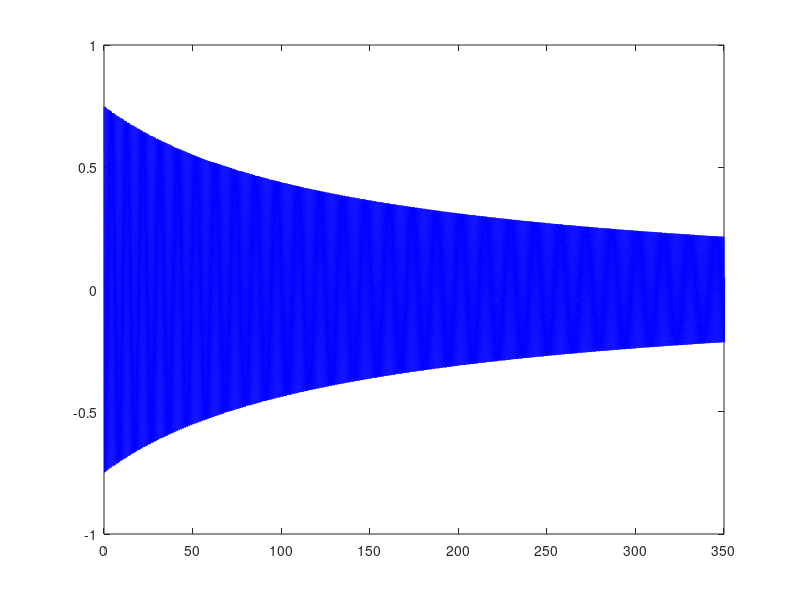

This chart was generated by the following MATLAB code:
function one_clock()

x0 = [0.75;0];
l = 0.34;
g = 9.8;
period = sqrt(l/g);

[T,X] = ode45(@derivs,[0 10000], x0);
plot(T*period,X(:,1), 'b')
xlim([0 350])
%figure
%plot(X(:,1),X(:,2), 'r')

end

function dxdt = derivs(t,x)
    theta = x(1);
    omega = x(2);
    g = 0.000858;
    Fescape = 0;
    
   % if -0.75<theta && theta<0.75 && sign(omega)== 1
    %    Fescape = 0.01;
   % end
    
    dxdt = [omega; (-4*sin(theta)-2*g*(omega)*abs(omega)+ Fescape)];

end